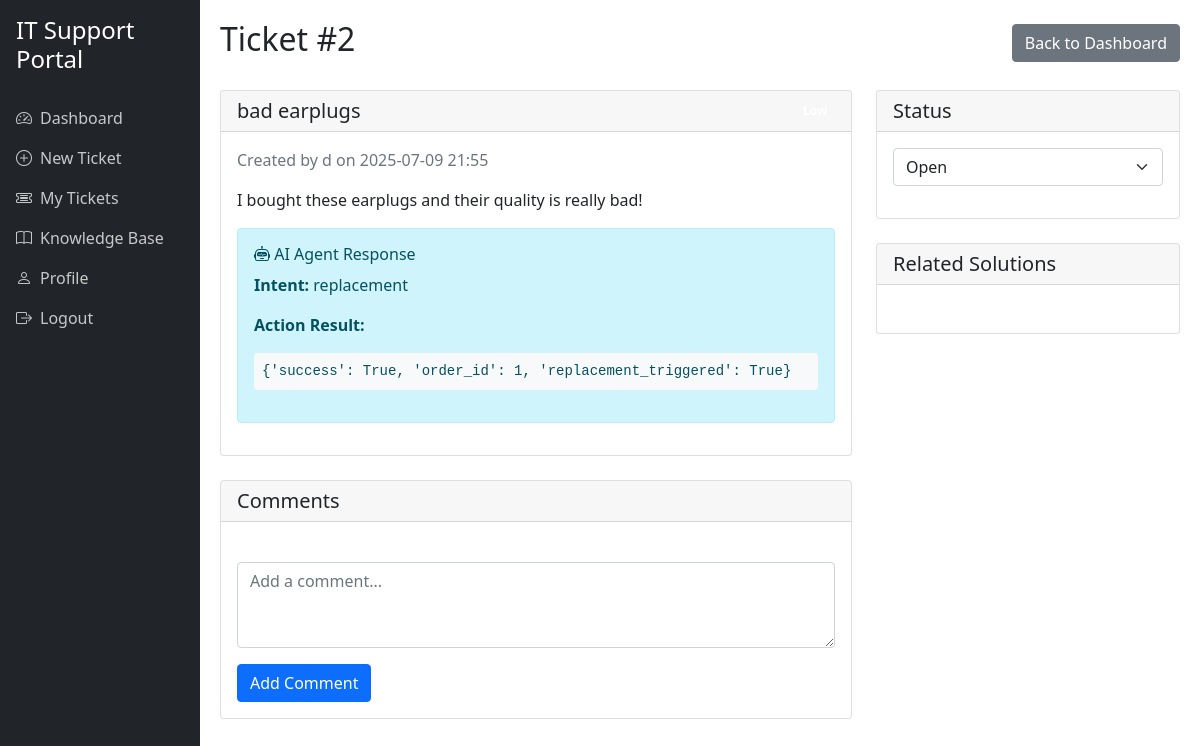
Screenshot of /ticket/2 (signed in) with the database file from the repository.
### it-support-portal/app.py (models this page shows, shortened)
class Ticket(db.Model):
    id = db.Column(db.Integer, primary_key=True)
    title = db.Column(db.String(100), nullable=False)
    description = db.Column(db.Text, nullable=False)
    status = db.Column(db.String(20), nullable=False, default='open')
    priority = db.Column(db.String(20), nullable=False, default='medium')
    created_at = db.Column(db.DateTime, nullable=False, default=datetime.utcnow)
    updated_at = db.Column(db.DateTime, nullable=False, default=datetime.utcnow, onupdate=datetime.utcnow)
    user_id = db.Column(db.Integer, db.ForeignKey('user.id'), nullable=False)
    comments = db.relationship('Comment', backref='ticket', lazy=True)
    llm_intent = db.Column(db.String(50))
    llm_action_result = db.Column(db.Text)

class User(UserMixin, db.Model):
    id = db.Column(db.Integer, primary_key=True)
    username = db.Column(db.String(80), unique=True, nullable=False)
    email = db.Column(db.String(120), unique=True, nullable=False)
    password_hash = db.Column(db.String(128))
    role = db.Column(db.String(20), nullable=False, default='user')
    department = db.Column(db.String(100))
    phone = db.Column(db.String(20))
    created_at = db.Column(db.DateTime, nullable=False, default=datetime.utcnow)
    tickets = db.relationship('Ticket', backref='user', lazy=True)
    articles = db.relationship('Article', backref='author', lazy=True)

### it-support-portal/app.py (the view)
@app.route('/ticket/<int:ticket_id>')
@login_required
def view_ticket(ticket_id):
    ticket = Ticket.query.get_or_404(ticket_id)
    if ticket.user_id != current_user.id and current_user.role != 'admin':
        flash('Access denied.', 'error')
        return redirect(url_for('dashboard'))
    related_articles = Article.query.order_by(Article.created_at.desc()).limit(3).all()
    return render_template('view_ticket.html', ticket=ticket, related_articles=related_articles)

### it-support-portal/app.py (called while the page is built)
@login_manager.user_loader
def load_user(user_id):
    return User.query.get(int(user_id))

### it-support-portal/templates/view_ticket.html (shortened to what this page needs)
{% extends "base.html" %}
{% block content %}
<div class="d-flex justify-content-between align-items-center mb-4">
    <h2>Ticket #{{ ticket.id }}</h2>
    <div>
        <a href="{{ url_for('dashboard') }}" class="btn btn-secondary">Back to Dashboard</a>
    </div>
</div>
<div class="row">
    <div class="col-md-8">
        <div class="card mb-4">
            <div class="card-header d-flex justify-content-between align-items-center">
                <h5 class="mb-0">{{ ticket.title }}</h5>
                <span class="badge bg-{{ ticket.priority }}">{{ ticket.priority|title }}</span>
            </div>
            <div class="card-body">
                <p class="text-muted">
                    Created by {{ ticket.user.username }} on {{ ticket.created_at.strftime('%Y-%m-%d %H:%M') }}
                </p>
                <p>{{ ticket.description }}</p>
                {% if ticket.llm_intent %}
                <div class="alert alert-info mt-3">
                    <h6><i class="bi bi-robot"></i> AI Agent Response</h6>
                    <p><strong>Intent:</strong> {{ ticket.llm_intent }}</p>
                    <p><strong>Action Result:</strong></p>
                    <pre class="bg-light p-2 rounded">{{ ticket.llm_action_result }}</pre>
                </div>
                {% endif %}
            </div>
        </div>
        <div class="card">
            <div class="card-header">
                <h5 class="mb-0">Comments</h5>
            </div>
            <div class="card-body">
                <form method="POST" action="{{ url_for('add_comment', ticket_id=ticket.id) }}" class="mt-4">
                    <div class="mb-3">
                        <textarea class="form-control" name="content" rows="3" placeholder="Add a comment..." required></textarea>
                    </div>
                    <button type="submit" class="btn btn-primary">Add Comment</button>
                </form>
            </div>
        </div>
    </div>
    <div class="col-md-4">
        <div class="card mb-4">
            <div class="card-header">
                <h5 class="mb-0">Status</h5>
            </div>
            <div class="card-body">
                <form method="POST" action="{{ url_for('update_ticket_status', ticket_id=ticket.id) }}">
                    <div class="mb-3">
                        <select class="form-select" name="status" onchange="this.form.submit()">
                            <option value="open" {% if ticket.status == 'open' %}selected{% endif %}>Open</option>
                        </select>
                    </div>
                </form>
            </div>
        </div>
        <div class="card">
            <div class="card-header">
                <h5 class="mb-0">Related Solutions</h5>
            </div>
            <div class="card-body">
            </div>
        </div>
    </div>
</div>
{% endblock %}

### rows the page displays
Ticket: id "2", title "bad earplugs", created_at "2025-07-09 21:55", description "I bought these earplugs and their quality is really bad!", llm_intent "replacement", llm_action_result "{'success': True, 'order_id': 1, 'replacement_triggered': True}", status "Open"
User: user.username "d"
